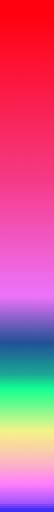
#> input picture src/2nd_boot/bg.png, 27 x 256 px (shown 2 times larger)
$ python btc4.py ../2nd_boot/bg.png   (Python 2 division)
#> lines starting #> are read from the running program, lines starting #| are printed output that depends on the picture
#! /usr/bin/python2

# http://ieeexplore.ieee.org/stamp/stamp.jsp?arnumber=00152671
# http://en.wikipedia.org/wiki/Block_Truncation_Coding
# interpolation use ? transp 4bits hi/lo/mid/trans

# 2bpp coding in 4x4 blocks, 15bit data (32bits / block), palettized


# palettize, cut in 4x4 blocks, sample <> moyenne luminance, get 2 colors
# decompression : use load GE + SEL puis depalettize ? ou inverse


# other possibility : 4bpp, 32 bits color = 4x 8bpp index?

'''TODO :
transparency as (skip:8,blit:7,eol:1)
sound !

multifiles + temporal dither + align all at 512b
'''


import sys, argparse
from glob import glob
from PIL import Image
# using the PIL library, maybe you'll need to install it. python should come with it.
import array
from os.path import isdir, isfile

from collections  import Counter

BLOCKSIZE = 4

if len(sys.argv)==1 :
    sys.argv += glob('in/*.png')


def d(c,i) :
    a=((1,4),(3,2))
    # c is 0-255 , outputs to 0-31
    x=i%BLOCKSIZE ; y=i//BLOCKSIZE
    return int(c/255.*31.+a[y%2][x%2]/5.)

def lumi(block) : return [0.299 * r + 0.587 * g + 0.114 * b for r,g,b in block ] # Y,U,V

def avg(l) : return sum(l)/float(len(l))
def stddev(l,avg) : return sum(((x-avg)*(x-avg)) for x in l)/float(len(l))

def quantize_colors(cols) :
    colors=[cols]
    if len(colors[0])<=255 :
        print "just keeping %d colors"%len(colors[0])
        palette = list(colors[0])
        invpal = dict((c,n) for n,c in enumerate(palette))
    else :
        while len(colors)<256 :
            # find id of largest set
            cid = max(range(len(colors)),key=lambda i:len(colors[i]))
            colorset =colors[cid]

            # choix de l'axe : max d'ecart type
            avgs = [avg([c[i] for c in colors[cid]]) for i in range(3)]
            stdv = [stddev([c[i] for c in colors[cid]],avgs[i]) for i in range(3)]
            # get index of max
            axis = max(range(len(stdv)), key=lambda x:stdv[x])

            # couper a la moyenne : enlever & remettre 2 decoupes
            del colors[cid]
            colors.append(set(c for c in colorset if c[axis] > avgs[axis]))
            colors.append(set(c for c in colorset if c[axis] <= avgs[axis]))

        # now make an invert mapping (asserts not too big !) from mean
        palette=[]
        invpal = {}
        for cl in colors :
            acl=tuple(int(avg([c[i] for c in cl])) for i in range(3))
            if acl not in palette :
                palette.append(acl)

            for c in cl :
                invpal[c]=palette.index(acl) # takes first if already in palette

    palette += [(0,0,0)]*(256-len(palette)) # pad to 256 values

    assert all( all(x<256 for x in c) for c in palette),[c for c in palette if any(x>=256 for x in c)]

    invpal[None]=0
    return palette,invpal


def encode(src, dither):
    dither_array = ((1,4),(3,2))
    encoded_blocks = []
    for y in range(src.size[1]//BLOCKSIZE) :
        for x in range(src.size[0]//BLOCKSIZE) :
            imgblock = src.crop((x*BLOCKSIZE,y*BLOCKSIZE,(x+1)*BLOCKSIZE,(y+1)*BLOCKSIZE))
            if dither :
                block = tuple(
                    tuple(
                        d(c,i)
                        for c in x)
                    for (i,x) in enumerate(imgblock.getdata())) # keep image in RAM as RGB tuples.
            else :
                block = tuple( tuple(c*31/255 for c in x) for x in imgblock.getdata()) # keep image in RAM as RGB tuples.


            yuvblock = lumi(block)
            avg_y = sum(yuvblock)/float(BLOCKSIZE*BLOCKSIZE)
            hipix = [b for b,yb in zip(block,yuvblock) if yb>=avg_y]
            lopix = [b for b,yb in zip(block,yuvblock) if yb<avg_y]
            # take average of hi pixels
            avghi = tuple(int(round(sum(b[i] for b in hipix)/float(len(hipix)))) for i in range(3)) if hipix else None
            if avghi!=None : assert all(x<256 for x in avghi),(avghi,hipix,list(enumerate(imgblock.getdata())))


            avglo = tuple(int(round(sum(b[i] for b in lopix)/float(len(lopix)))) for i in range(3)) if lopix else None
            if avglo!=None : assert all(x<256 for x in avglo),(avglo,lopix)

            # decoded = tuple(avghi if y>=avg_y else avglo for y in yuvblock)
            encoded = sum(1<<n for n,(b,yu) in enumerate(zip(block,yuvblock)) if yu>=avg_y)
            encoded_blocks.append((avghi,avglo,encoded))
    return encoded_blocks

def decode_image(size, encoded_blocks,encoded_palette,filename) :
    # decode palette
    palette = [(((x>>10)&0x1f)*8,((x>>5)&0x1f)*8,(x&0x1f)*8) for x in encoded_palette] # low Q *8 !
    dst = Image.new('RGB',size) # XXX A ?
    stride = (size[0]+BLOCKSIZE-1)//BLOCKSIZE
    for n,block in enumerate(encoded_blocks) :
        bx = n%stride
        by = n//stride
        c1 = palette[block>>24]
        c2 = palette[(block>>16)&0xff]

        for i in range(BLOCKSIZE*BLOCKSIZE) :
            x = bx*BLOCKSIZE + i %BLOCKSIZE
            y = by*BLOCKSIZE + i//BLOCKSIZE
            try :
                dst.putpixel((x,y),c1 if block&(1<<i) else c2)
            except IndexError,e :
                print size,x,y,i
                raise
    dst.save(filename)


def encode_file(name, options) :
#> called with name = '../2nd_boot/bg.png'
    print " *** ",name
    if isdir(name) : # not always ...
        filenames = sorted(glob(name+'/????.png'))
        print "reading directory",name,':',', '.join(filenames)
        imgs = [Image.open(fn).convert('RGBA') for fn in filenames]
        if not imgs : raise IOError, 'No frame images Found in subdirectory'
        if not all(img.size==imgs[0].size for img in imgs) :
            print "Warning : frames not all the same sizes  : ",[i.size for i in imgs]

        w = max(img.size[0] for img in imgs)
        h = sum(img.size[1] for img in imgs)

        frame_h = imgs[0].size[1]

        src = Image.new('RGBA',(w,h))
        y = 0
        for i in imgs:
            src.paste(i, (0,y))
            y += i.size[1]

    elif isfile(name) :
        filenames = [name]
        src = Image.open(name).convert('RGBA') # XXX transp
        frame_h=src.size[1]
#> frame_h = 256

    src = Image.open(name).convert('RGB') # XXX ALPHA
#> src is the input picture: PIL image 27x256 RGB; mean R, G, B 202.9, 97, 144.5
    dst = src.copy()


    # resize image if needed
    for dim in 0,1 :
        if src.size[dim]%BLOCKSIZE!=0 :
            print 'file %s : %s size %d not a multiple of %d, will be cropped '%\
                (name,'xy'[dim],src.size[dim],BLOCKSIZE)
    src=src.crop((0,0,src.size[0]//BLOCKSIZE*BLOCKSIZE,src.size[1]//BLOCKSIZE*BLOCKSIZE))
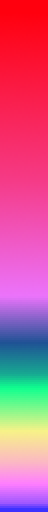
#> src: PIL image 24x256 RGB (shown 2 times larger); mean R, G, B 202.9, 97, 144.5

    # extract colors
    encoded_blocks = encode(src, options.dither)
#> after the loop in encode, `for y in range(src.size[1]//BLOCKSIZE) :`: encoded_blocks = 384 items
#> encoded_blocks = 384 items
    cols=set()
    for c1,c2,_ in encoded_blocks :
        cols.add(c1)
        cols.add(c2)
#> this loop made 384 passes
#> (c1, c2) on passes 1 to 3: ((31, 0, 1), None), ((31, 0, 1), None), ((31, 0, 1), None)
#> after the loop, cols = 112 items
    if None in cols : cols.remove(None)

    palette, invpal = quantize_colors(cols)
#> palette = 256 items, first 6: (13, 30, 17), (29, 10, 23), (29, 9, 21), (2, 26, 17), (3, 10, 17), (30, 3, 9); invpal = 112 items
    assert len(palette)==256,len(palette)

    encoded_header = array.array('I',src.size)
    encoded_pal = array.array('H',(( (r<<10) | (g << 5 ) | b ) for r,g,b in palette))  # encode palette

    encoded_u32 = array.array('I',((invpal[c1]<<24) | (invpal[c2]<<16) | encoded for c1,c2,encoded in encoded_blocks))
    assert encoded_pal.itemsize==2
    assert encoded_u32.itemsize==4

    if options.test :
        decode_image(src.size, encoded_u32,encoded_pal,name[:-4]+'out.png')

    if not(options.no_out) :
        of=name[:-4]+'.btc'
        print "writing",of
        outfile = open(of,'wb')
        encoded_header.tofile(outfile)
        encoded_pal.tofile(outfile)
        encoded_u32.tofile(outfile)
        if (options.pad) : outfile.write('*'*(-outfile.tell()%512))
        outfile.close()


    #stats
    encoded_size = len(encoded_blocks)*4+len(palette)*2
#> encoded_size = 2048
    rawsize=src.size[0]*src.size[1]*2
#> rawsize = 12288
    print 'raw:', rawsize,'size',encoded_size,'reduc: %.1f'%(float(rawsize)/encoded_size)
#| raw: 12288 size 2048 reduc: 6.0


parser = argparse.ArgumentParser(description='Process some graphical files and renders them as btc files')
parser.add_argument('filename', metavar='F', type=str, nargs='+',
                   help='a graphical file')
parser.add_argument('-d','--dither',action='store_true',help='dither data')
parser.add_argument('-t','--test', action='store_true', help='produce test image')
parser.add_argument('-p','--pad', action='store_true', help='pad to 512B limit')
parser.add_argument('-n','--no-out', action='store_true', help='do not produce a btc file')

opts= parser.parse_args()

print opts
for name in opts.filename : # for each input file
    encode_file(name, opts)
